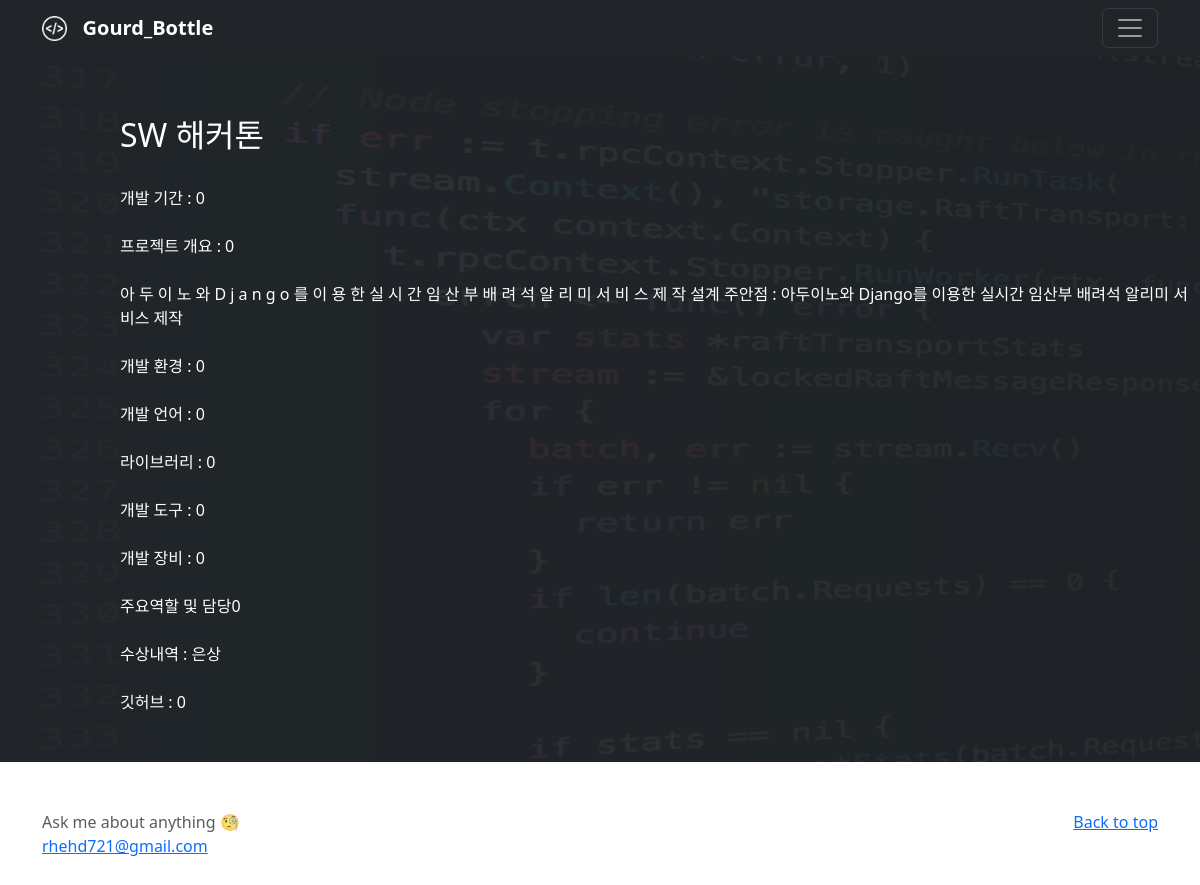
The app's page /PortFolio_detail/2, older data.
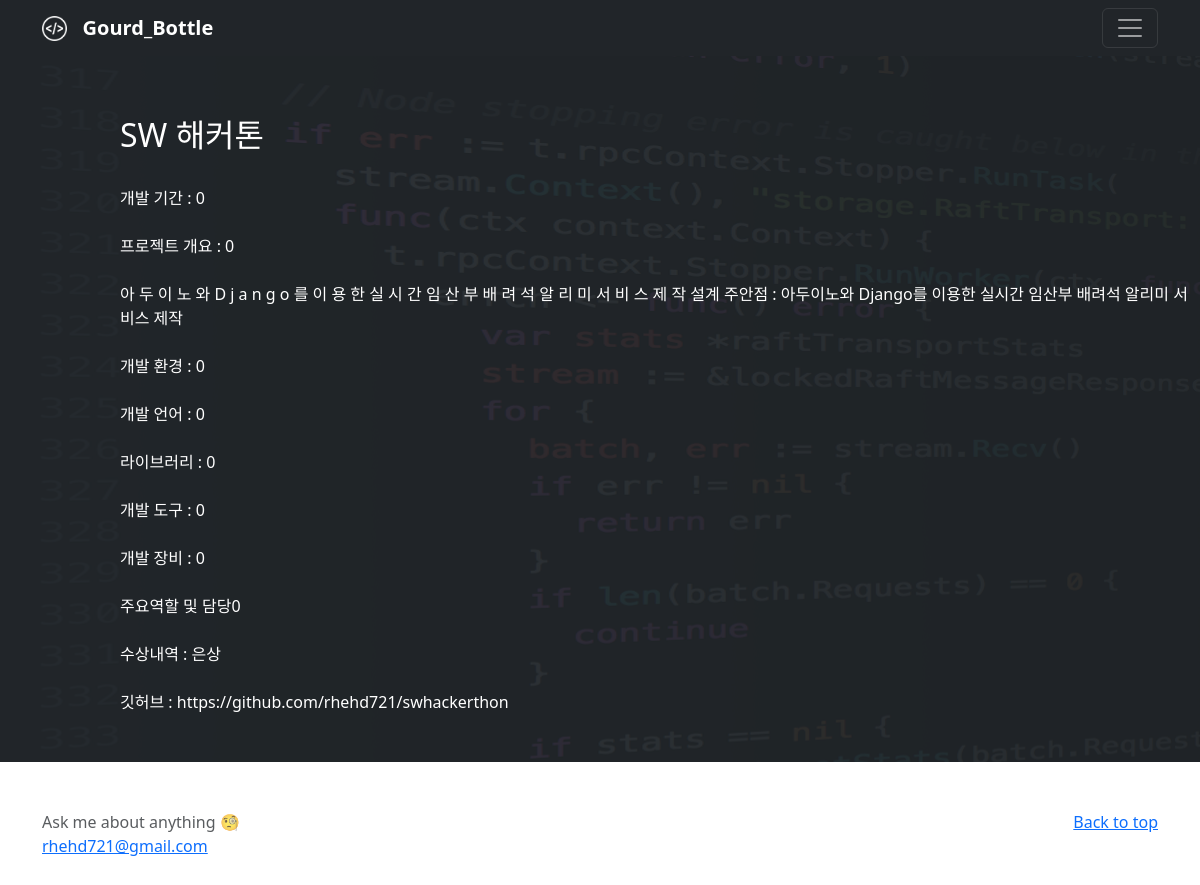
The same page, newer data.
### PortFolio/models.py (models this page shows, shortened)
class PortFolio(models.Model):
    title = models.CharField(max_length=200)    # 이름
    term = models.CharField(max_length=200)   # 기간
    summary = models.TextField()    # 프로젝트 개요
    contents = models.TextField()   # 설계 주안점
    development_environment = models.CharField(max_length=200)   # 개발환경
    development_language = models.CharField(max_length=200) # 개발언어
    library = models.CharField(max_length=500) # 라이브러리
    tool = models.CharField(max_length=500)   # 개발도구
    equipment = models.CharField(max_length=500)   # 개발장비
    role = models.TextField()    # 주요역할 및 담당
    awards = models.TextField() # 받은 상
    image = models.ImageField() # 이미지
    git = models.CharField(max_length=200)  # git 주소
    date = models.DateTimeField()   # 종결날짜

### PortFolio/views.py (the view)
# urls.py: path('PortFolio_detail/<int:user_id>', views.PortFolio_detail, name = "PortFolio_detail"),
def PortFolio_detail(request, user_id):
    detail_ = get_object_or_404(PortFolio, pk = user_id)
    return render (request, 'PortFolio_detail.html', {'detail_' : detail_})

### PortFolio/templates/PortFolio_detail.html (shortened to what this page needs)
{% extends 'base.html' %}
{% load static %}
{% block CSS %}
<link href="{% static 'css/PortFolio_detail.css' %}" rel="stylesheet">
{% endblock %}
{% block contents %}
<div class="back">
    <div class="text">
        <h2>{{detail_.title}}</h2>
        <br>
        개발 기간 : {{detail_.term}}
        <br><br>
        프로젝트 개요 : {{detail_.summary}}
        <br><br>
        {% for skill in detail_.contents  %}
        {{ skill }}
        {% endfor %}
        설계 주안점 : {{detail_.contents}}
        <br><br>
        개발 환경 : {{detail_.development_environment}}
        <br><br>
        개발 언어 : {{detail_.development_language}}
        <br><br>
        라이브러리 : {{detail_.library}}
        <br><br>
        개발 도구 : {{detail_.tool}}
        <br><br>
        개발 장비 : {{detail_.equipment}}
        <br><br>
        주요역할 및 담당{{detail_.role}}
        <br><br>
        수상내역 : {{detail_.awards}}
        <br><br>
        깃허브 : {{detail_.git}}
        <br><br>
        <br>
    </div>
</div>
{% endblock %}

Row changes from the older to the newer data that the page shows:
changed PortFolio "SW 해커톤": git "0" → "https://github.com/rhehd721/swhackerthon"
